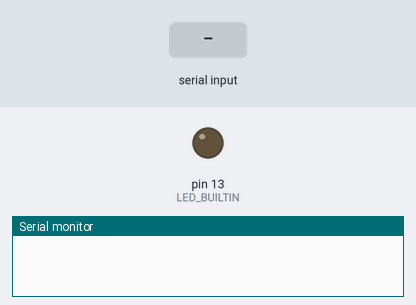
Simulated run of this sketch. Board: Arduino Uno, built with avr-gcc and run on an emulated ATmega328P. Parts: output pins drawn as LEDs (lit = HIGH), the last lines printed to the serial monitor. The inputs (shaded band) are chosen by the test bench.

Above: at 1.2 s.
1.3 s: "1\n" received over the second serial link
At 2.2 s:
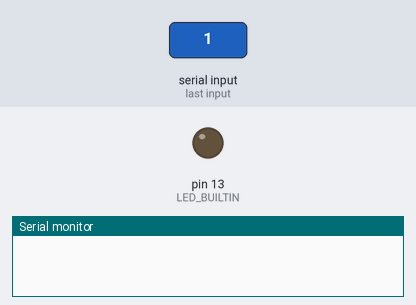
2.9 s: "0\n" received over the second serial link
At 3.4 s:
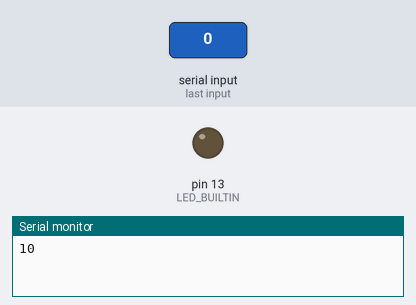
Timing chart, 0 to 5.9 s (numbered marks = the images above; inputs shaded):
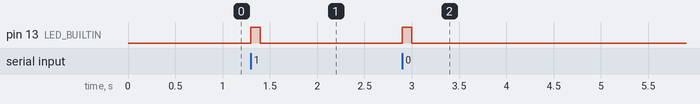

Measured:
- after the input at 1.3 s, pin 13 (LED_BUILTIN): LOW → HIGH at once, → LOW 0.10 s later
- after the input at 2.9 s, pin 13 (LED_BUILTIN): LOW → HIGH at once, → LOW 0.10 s later

The sketch:

barcode_reader.ino
```cpp
#include <SoftwareSerial.h>


SoftwareSerial barcodeScanner(2, 3);
bool firstChar = true;
String firstCharValue = "";

void setup() {
  Serial.begin(9600);
  barcodeScanner.begin(9600);
  pinMode(LED_BUILTIN, OUTPUT);
}

void loop() {
  String barcode = "";


  while (barcodeScanner.available()) {
    char c = barcodeScanner.read();


    if (c == '\n' || c == '\r') {
      break;
    }
    barcode += c;
  }

  if (barcode.length() > 0) {
    if (firstChar) {

      firstCharValue = barcode;
      firstChar = false;
    } else {

      // Return the full barcode string
      Serial.println(firstCharValue + barcode);
      firstCharValue = "";
      firstChar = true;
    }

    digitalWrite(LED_BUILTIN, HIGH);
    delay(100);
    digitalWrite(LED_BUILTIN, LOW);
    delay(200);
  }
}
```
